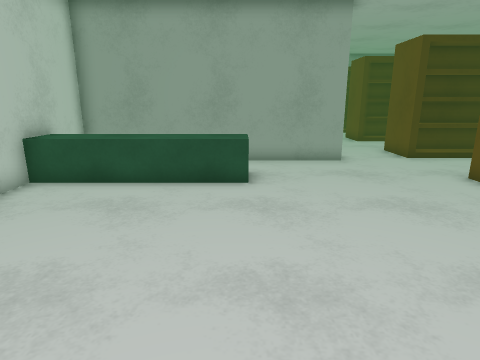
View 1 (above)

20 first-person views from a walk through a Unity game level. The camera is 1.4 m above the floor, tilts 14° down and sees 75° across. The floor is counted in squares, 0.6 m on a side. Each view is taken from the middle of a square. On the plan, view 1 faces up. The plan holds only what a view shows up to about 19 squares ahead; the rest is blank. The player character is not drawn.

View 2
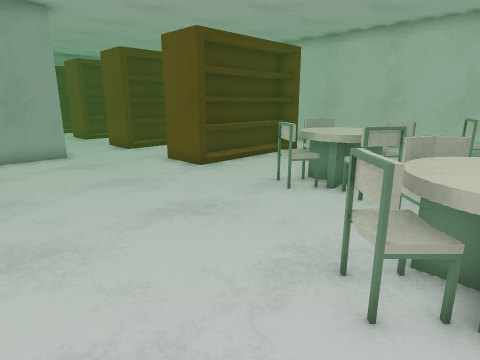

View 3
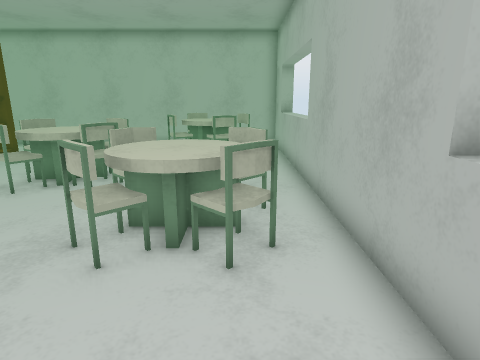

View 4
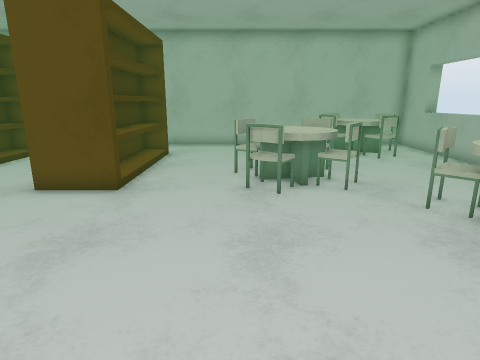

View 5
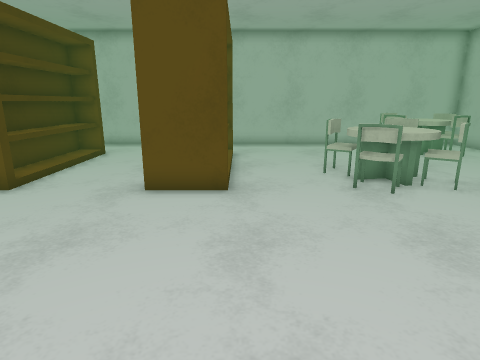

View 6
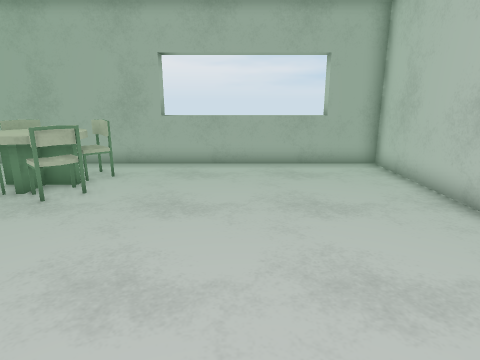

View 7
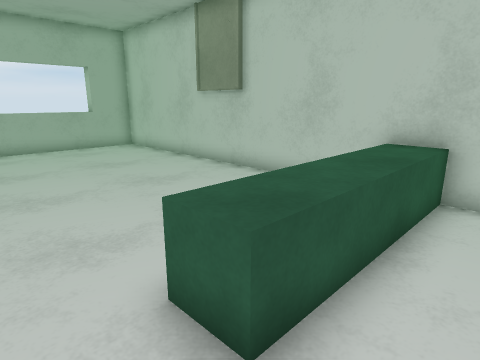

View 8
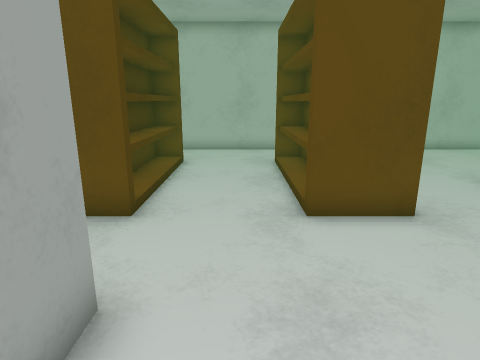

View 9
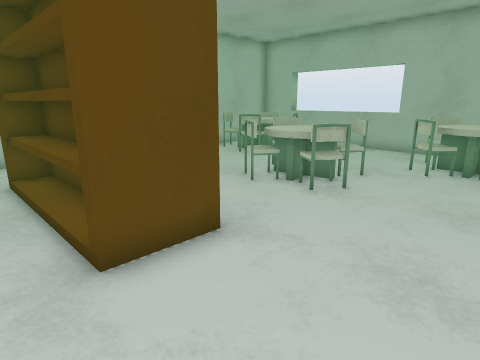

View 10
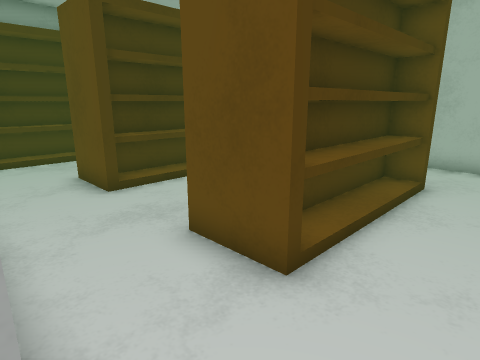

View 11
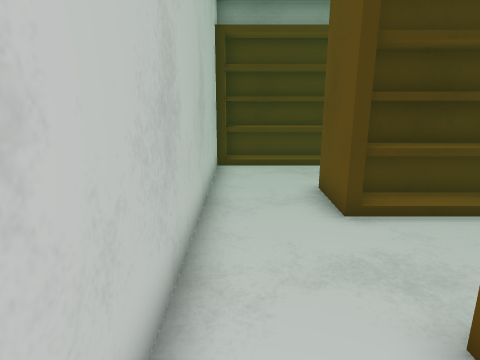

View 12
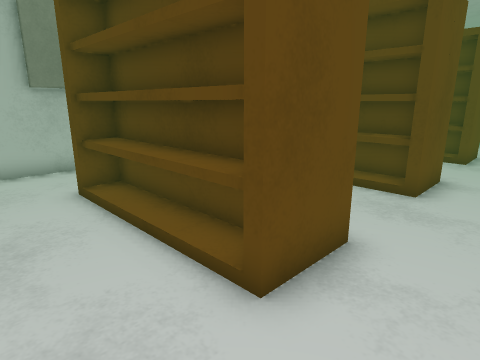

View 13
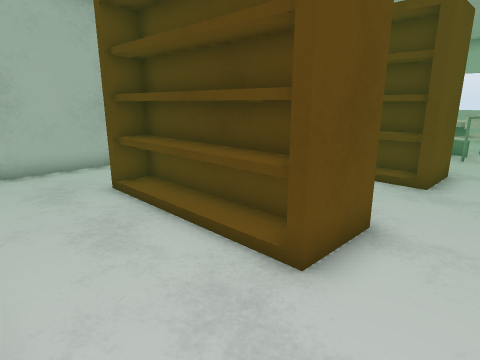

View 14
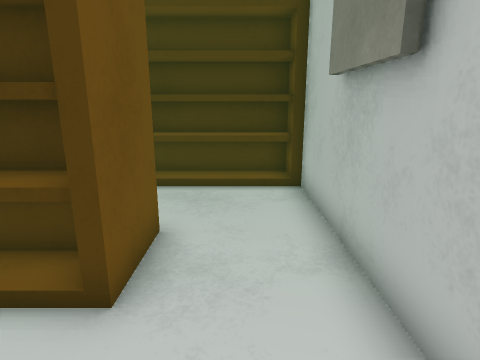

View 15
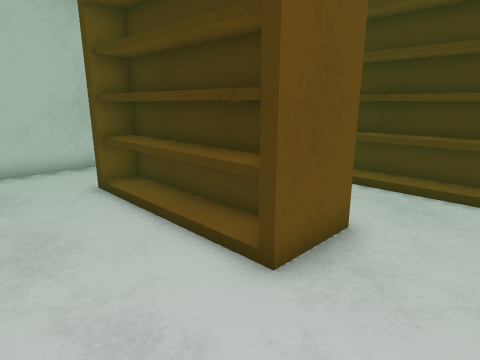

View 16
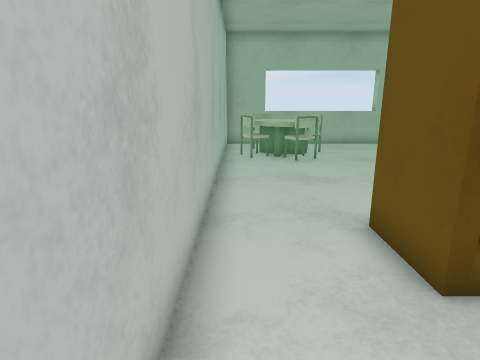

View 17
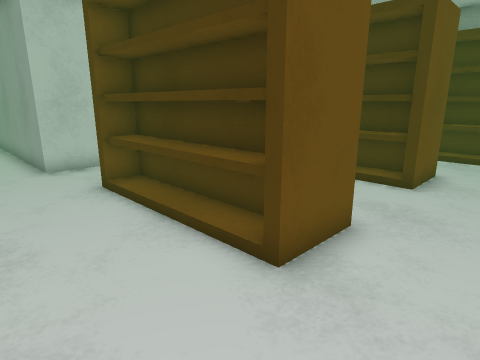

View 18
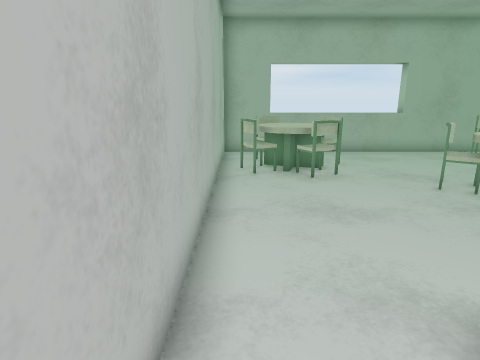

View 19
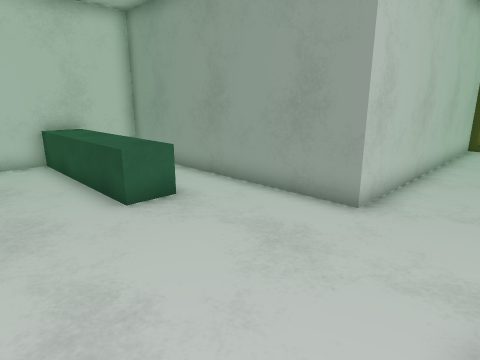

View 20
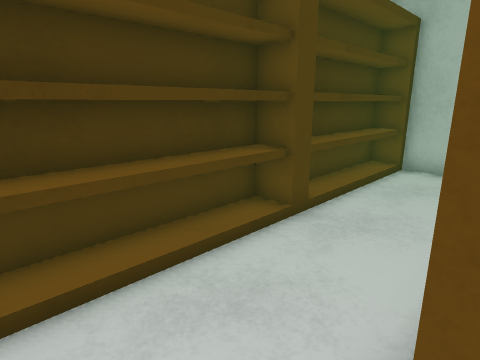

### Floor plan
Key: @ floor where view 1 was taken; # wall or solid block; . floor; = window, fence, low wall or low ledge; ^ raised ledge; B bookshelf; O other object.
Columns run from 6 left of view 1 to 17 right of it. Each row starts with its distance up from view 1.
 26           BBBBBBB BBBBB
 25           #BBBBBBBBBBBBB
 24           #............#
 23           #............#
 22           #............#
 21           #..BBBBBBBB. #
 20           #..BBBBBBBB. #
 19           #..BBBBBBB.. #
 18           #............#
 17           #............#
 16           #............#
 15           #..BBBBBBBB..#
 14           #..B      B..#
 13 ###########..BBBBBBB...#
 12 #......................#
 11 #......................#
 10 ^^^^^^^............B...#
  9 ^^^^^^^......BBBBBBB ..#
  8 #............BBB B BB..#
  7 #............BBBBBBB...#
  6 #......................#
  5 #......................#
  4 #............OOOO......#
  3 #............OOOO......#
  2 #............OOOO......#
  1 #............OOOO......#
  0 #.....@...O.O......OOO.#
 -1 #........OOOO......OOOO#
 -2 #........OOOO.....OOOO #
 -3 #........OOOO......OOO #
 -4 #.....................#
 -5 ##======#######=====###
 -6  ###    #     #

Where each view was taken, in squares from view 1:
view 1: 0 up, 0 right, facing up
view 2: 2 down, 0 right, facing up-right
view 3: 3 down, 1 left, facing right
view 4: 4 up, 1 left, facing right
view 5: 7 up, 1 left, facing right
view 6: 7 up, 1 left, facing down
view 7: 12 up, 2 right, facing down-left
view 8: 11 up, 1 right, facing right
view 9: 11 up, 3 right, facing down-right
view 10: 11 up, 4 right, facing up-right
view 11: 13 up, 5 right, facing up
view 12: 24 up, 5 right, facing down-right
view 13: 19 up, 5 right, facing down-right
view 14: 16 up, 15 right, facing up
view 15: 16 up, 16 right, facing up-left
view 16: 13 up, 16 right, facing down
view 17: 10 up, 16 right, facing up-left
view 18: 10 up, 16 right, facing down
view 19: 6 up, 7 right, facing up-left
view 20: 21 up, 5 right, facing up-right
